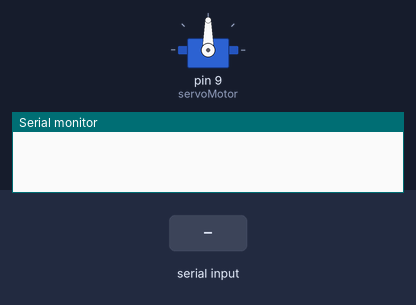
Simulated run of this sketch. Board: Arduino Uno, built with avr-gcc and run on an emulated ATmega328P. On the bench: servo, the last lines printed to the serial monitor. The test bench sets the inputs (shaded band).

Above: at 1.2 s.
1.3 s: "30,150\n" received over Serial
At 1.7 s:
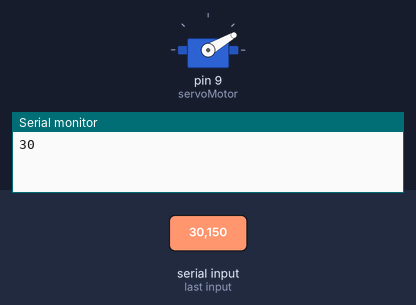
2.8 s: "5\n" received over Serial
At 3.9 s:
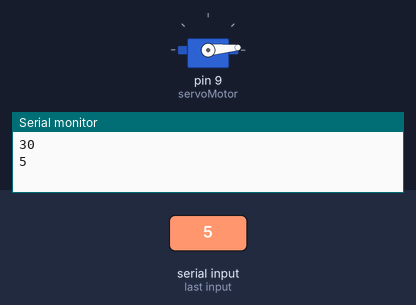
4.3 s: "200\n" received over Serial
At 5.1 s:
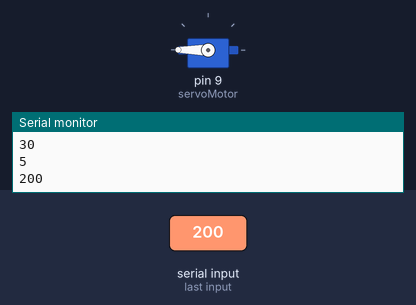
5.8 s: "90,45\n" received over Serial
At 6.3 s:
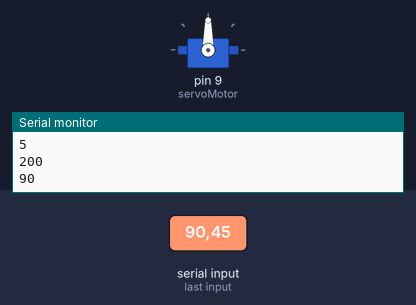
Timing chart, 0 to 8.3 s (numbered marks = the images above; inputs shaded):
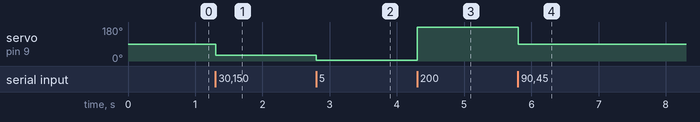

The sketch:

UART_Receiver.ino
```cpp
#include <Servo.h>

Servo servoMotor;  // create a servo object
void setup() {
  servoMotor.attach(9);  // attach the servo to pin 9
  Serial.begin(9600);   // start the serial monitor at 9600 baud
}

void loop() {

  if (Serial.available()) {  // check if there is data available in the serial monitor

    String angletext = Serial.readStringUntil('\r\n');
    int angle =  angletext.toInt(); // read the data as an integer
    servoMotor.write(angle);  // move the servo to the specified angle
    Serial.println(angle);
    delay(1000);

  }
}
```

Measured:
- after the input at 1.3 s, servo on pin 9 (servoMotor): 90° → 30° at once
- after the input at 2.8 s, servo on pin 9 (servoMotor): 30° → 5° at once
- after the input at 4.3 s, servo on pin 9 (servoMotor): 5° → 180° at once
- after the input at 5.8 s, servo on pin 9 (servoMotor): 180° → 90° at once
